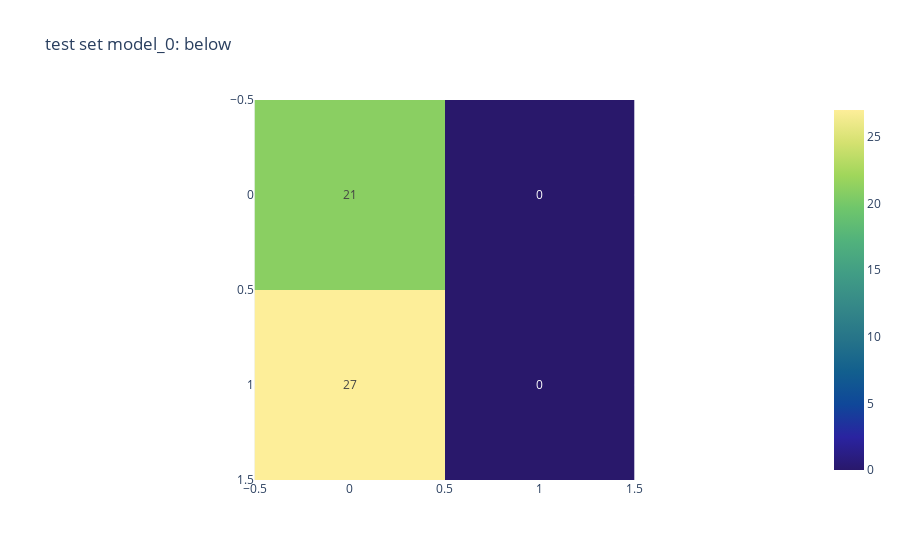
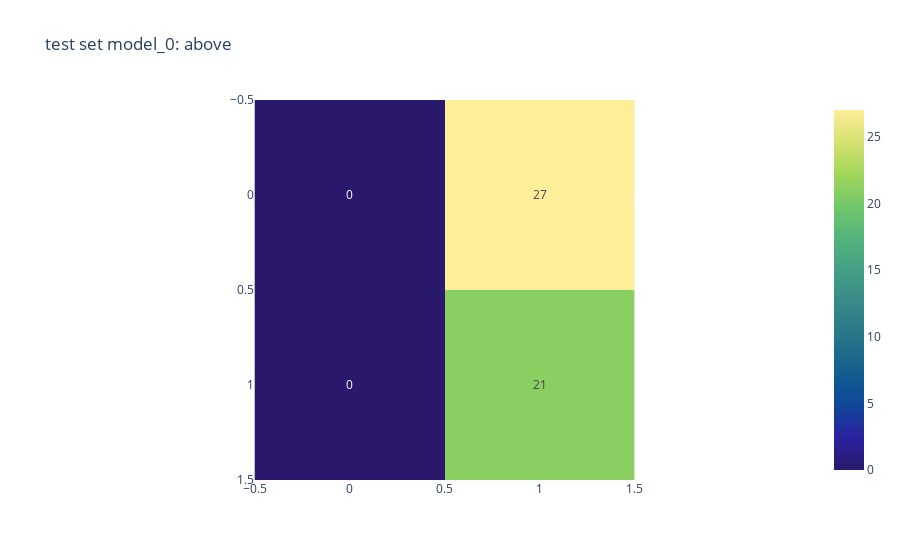
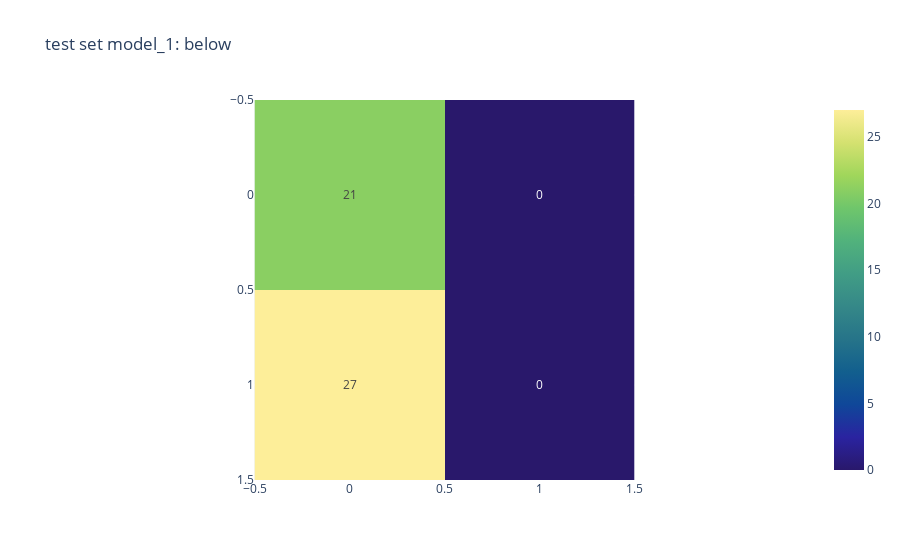
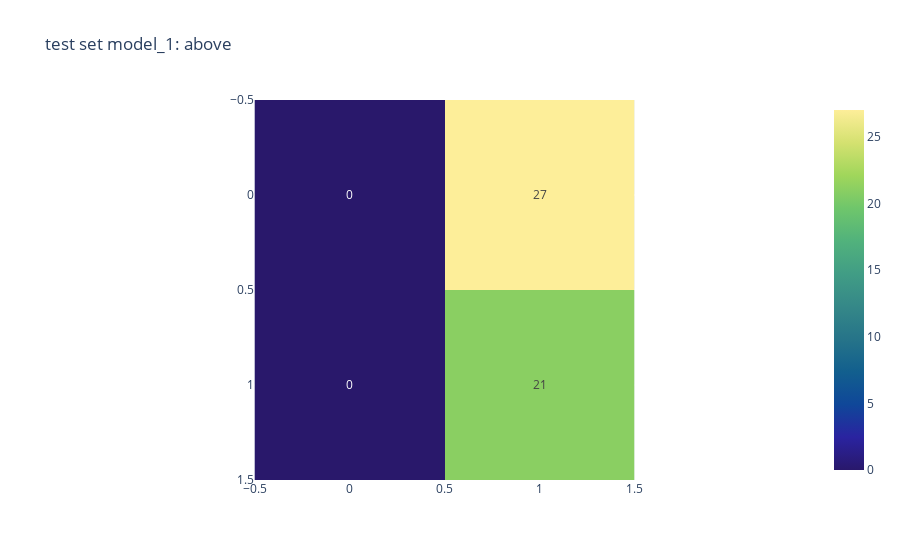

Write notebook code for charts like these, in order.
### Code cell
list(map(plot_confusions_mat, [model_0, model_1, model_2, model_3], [0,1,2,3]))

### Figure 1 — Plotly figure (JSON) as saved in the notebook; plotly's stock layout.template omitted (floating-point values rounded to 4 significant figures)
{"data": [{"coloraxis": "coloraxis", "hovertemplate": "x: %{x}<br>y: %{y}<br>color: %{z}<extra></extra>", "name": "0", "texttemplate": "%{z}", "type": "heatmap", "xaxis": "x", "yaxis": "y", "z": [[21, 0], [27, 0]]}], "layout": {"coloraxis": {"colorscale": [[0, "rgb(41, 24, 107)"], [0.09091, "rgb(42, 35, 160)"], [0.1818, "rgb(15, 71, 153)"], [0.2727, "rgb(18, 95, 142)"], [0.3636, "rgb(38, 116, 137)"], [0.4545, "rgb(53, 136, 136)"], [0.5455, "rgb(65, 157, 133)"], [0.6364, "rgb(81, 178, 124)"], [0.7273, "rgb(111, 198, 107)"], [0.8182, "rgb(160, 214, 91)"], [0.9091, "rgb(212, 225, 112)"], [1, "rgb(253, 238, 153)"]]}, "title": {"text": "test set model_0: below"}, "xaxis": {"anchor": "y", "constrain": "domain", "domain": [0, 1], "scaleanchor": "y"}, "yaxis": {"anchor": "x", "autorange": "reversed", "constrain": "domain", "domain": [0, 1]}}}

### Figure 2 — Plotly figure (JSON) as saved in the notebook; plotly's stock layout.template omitted (floating-point values rounded to 4 significant figures)
{"data": [{"coloraxis": "coloraxis", "hovertemplate": "x: %{x}<br>y: %{y}<br>color: %{z}<extra></extra>", "name": "0", "texttemplate": "%{z}", "type": "heatmap", "xaxis": "x", "yaxis": "y", "z": [[0, 27], [0, 21]]}], "layout": {"coloraxis": {"colorscale": [[0, "rgb(41, 24, 107)"], [0.09091, "rgb(42, 35, 160)"], [0.1818, "rgb(15, 71, 153)"], [0.2727, "rgb(18, 95, 142)"], [0.3636, "rgb(38, 116, 137)"], [0.4545, "rgb(53, 136, 136)"], [0.5455, "rgb(65, 157, 133)"], [0.6364, "rgb(81, 178, 124)"], [0.7273, "rgb(111, 198, 107)"], [0.8182, "rgb(160, 214, 91)"], [0.9091, "rgb(212, 225, 112)"], [1, "rgb(253, 238, 153)"]]}, "title": {"text": "test set model_0: above"}, "xaxis": {"anchor": "y", "constrain": "domain", "domain": [0, 1], "scaleanchor": "y"}, "yaxis": {"anchor": "x", "autorange": "reversed", "constrain": "domain", "domain": [0, 1]}}}

### Figure 3 — Plotly figure (JSON) as saved in the notebook; plotly's stock layout.template omitted (floating-point values rounded to 4 significant figures)
{"data": [{"coloraxis": "coloraxis", "hovertemplate": "x: %{x}<br>y: %{y}<br>color: %{z}<extra></extra>", "name": "0", "texttemplate": "%{z}", "type": "heatmap", "xaxis": "x", "yaxis": "y", "z": [[21, 0], [27, 0]]}], "layout": {"coloraxis": {"colorscale": [[0, "rgb(41, 24, 107)"], [0.09091, "rgb(42, 35, 160)"], [0.1818, "rgb(15, 71, 153)"], [0.2727, "rgb(18, 95, 142)"], [0.3636, "rgb(38, 116, 137)"], [0.4545, "rgb(53, 136, 136)"], [0.5455, "rgb(65, 157, 133)"], [0.6364, "rgb(81, 178, 124)"], [0.7273, "rgb(111, 198, 107)"], [0.8182, "rgb(160, 214, 91)"], [0.9091, "rgb(212, 225, 112)"], [1, "rgb(253, 238, 153)"]]}, "title": {"text": "test set model_1: below"}, "xaxis": {"anchor": "y", "constrain": "domain", "domain": [0, 1], "scaleanchor": "y"}, "yaxis": {"anchor": "x", "autorange": "reversed", "constrain": "domain", "domain": [0, 1]}}}

### Figure 4 — Plotly figure (JSON) as saved in the notebook; plotly's stock layout.template omitted (floating-point values rounded to 4 significant figures)
{"data": [{"coloraxis": "coloraxis", "hovertemplate": "x: %{x}<br>y: %{y}<br>color: %{z}<extra></extra>", "name": "0", "texttemplate": "%{z}", "type": "heatmap", "xaxis": "x", "yaxis": "y", "z": [[0, 27], [0, 21]]}], "layout": {"coloraxis": {"colorscale": [[0, "rgb(41, 24, 107)"], [0.09091, "rgb(42, 35, 160)"], [0.1818, "rgb(15, 71, 153)"], [0.2727, "rgb(18, 95, 142)"], [0.3636, "rgb(38, 116, 137)"], [0.4545, "rgb(53, 136, 136)"], [0.5455, "rgb(65, 157, 133)"], [0.6364, "rgb(81, 178, 124)"], [0.7273, "rgb(111, 198, 107)"], [0.8182, "rgb(160, 214, 91)"], [0.9091, "rgb(212, 225, 112)"], [1, "rgb(253, 238, 153)"]]}, "title": {"text": "test set model_1: above"}, "xaxis": {"anchor": "y", "constrain": "domain", "domain": [0, 1], "scaleanchor": "y"}, "yaxis": {"anchor": "x", "autorange": "reversed", "constrain": "domain", "domain": [0, 1]}}}
